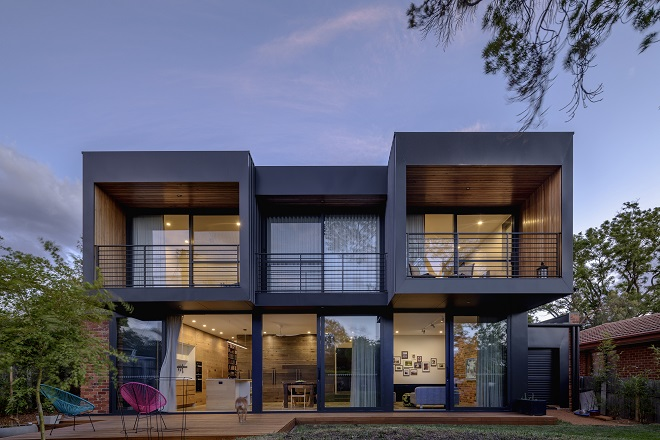
#> input picture img/house.jpg, 660 x 440 px
$ python isolate_color.py
#> lines starting #> are read from the running program, lines starting #| are printed output that depends on the picture; after the words box and inside, x2 and y2 are one past the last pixel; in counts of white or black regions, pixels touching at a corner belong together
### join_images.py
import cv2
import numpy as np


def stack_images(scale, img_array):
    rows = len(img_array)
    cols = len(img_array[0])
    rows_available = isinstance(img_array[0], list)
    width = img_array[0][0].shape[1]
    height = img_array[0][0].shape[0]
    if rows_available:
        for x in range(0, rows):
            for y in range(0, cols):
                if img_array[x][y].shape[:2] == img_array[0][0].shape[:2]:
                    img_array[x][y] = cv2.resize(img_array[x][y], (0, 0), None, scale, scale)
                else:
                    img_array[x][y] = cv2.resize(img_array[x][y],
                                                 (img_array[0][0].shape[1], img_array[0][0].shape[0]),
                                                 None,
                                                 scale,
                                                 scale)
                if len(img_array[x][y].shape) == 2: img_array[x][y] = cv2.cvtColor(img_array[x][y], cv2.COLOR_GRAY2BGR)
        image_blank = np.zeros((height, width, 3), np.uint8)
        hor = [image_blank] * rows

        for x in range(0, rows):
            hor[x] = np.hstack(img_array[x])
        ver = np.vstack(hor)
    else:
        for x in range(0, rows):
            if img_array[x].shape[:2] == img_array[0].shape[:2]:
                img_array[x] = cv2.resize(img_array[x], (0, 0), None, scale, scale)
            else:
                img_array[x] = cv2.resize(img_array[x],
                                          (img_array[0].shape[1], img_array[0].shape[0]),
                                          None,
                                          scale,
                                          scale)
            if len(img_array[x].shape) == 2:
                img_array[x] = cv2.cvtColor(img_array[x], cv2.COLOR_GRAY2BGR)
        hor = np.hstack(img_array)
        ver = hor
    return ver


# [14 lines left out: function main, not called in this run]


# [2 lines that do not run on import are left out]

### isolate_color.py
import cv2
import numpy as np

from join_images import stack_images


def main():
    img = cv2.imread('./img/house.jpg')
#> img is the input picture: shape (440, 660, 3); mean B, G, R 114.4, 98.4, 97.8
    img_hsv = cv2.cvtColor(img, cv2.COLOR_BGR2HSV)
#> img_hsv: shape (440, 660, 3); mean H, S, V 86.1, 88.2, 125.4

    cv2.namedWindow('Trackbars')
    cv2.resizeWindow('Trackbars', 640, 240)
    cv2.createTrackbar('Hue Min', 'Trackbars', 83, 179, lambda x: 0)
    cv2.createTrackbar('Hue Max', 'Trackbars', 142, 179, lambda x: 0)
    cv2.createTrackbar('Sat Min', 'Trackbars', 73, 255, lambda x: 0)
    cv2.createTrackbar('Sat Max', 'Trackbars', 255, 255, lambda x: 0)
    cv2.createTrackbar('Val Min', 'Trackbars', 162, 255, lambda x: 0)
    cv2.createTrackbar('Val Max', 'Trackbars', 255, 255, lambda x: 0)

    while True:
        hue_min = cv2.getTrackbarPos('Hue Min', 'Trackbars')
        hue_max = cv2.getTrackbarPos('Hue Max', 'Trackbars')
        sat_min = cv2.getTrackbarPos('Sat Min', 'Trackbars')
        sat_max = cv2.getTrackbarPos('Sat Max', 'Trackbars')
        val_min = cv2.getTrackbarPos('Val Min', 'Trackbars')
        val_max = cv2.getTrackbarPos('Val Max', 'Trackbars')

        lower_limit = np.array([hue_min, sat_min, val_min])
        upper_limit = np.array([hue_max, sat_max, val_max])
        mask = cv2.inRange(img_hsv, lower_limit, upper_limit)
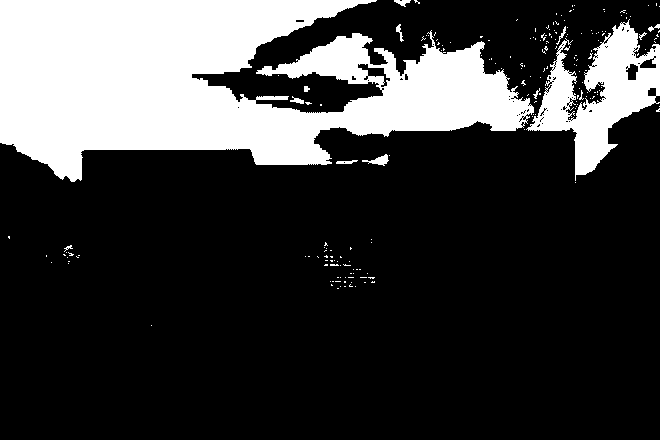
#> mask: shape (440, 660); 23.8% white; 200 white regions (187 under 20 px), largest, box (x1, y1, x2, y2) and area: (0, 0, 534, 182) 59343, (526, 19, 660, 181) 8622, (362, 154, 389, 166) 140

        masked_img = cv2.bitwise_and(img, img, mask=mask)
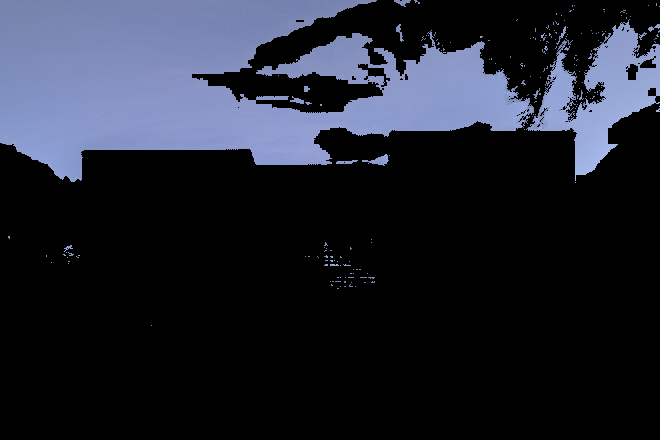
#> masked_img: shape (440, 660, 3); mean B, G, R 46.7, 35.3, 32.1
        image_stack = stack_images(0.5, ([img_hsv], [mask], [masked_img]))
#> image_stack: shape (660, 330, 3); mean H, S, V 64.5, 61.5, 72.8
        cv2.imshow('images', image_stack)
        # cv2.imshow('Image', img_hsv)
        # cv2.imshow('Masked', mask)
        # cv2.imshow('Masked Original', masked_img)

        cv2.waitKey(1)


if __name__ == '__main__':
    main()
